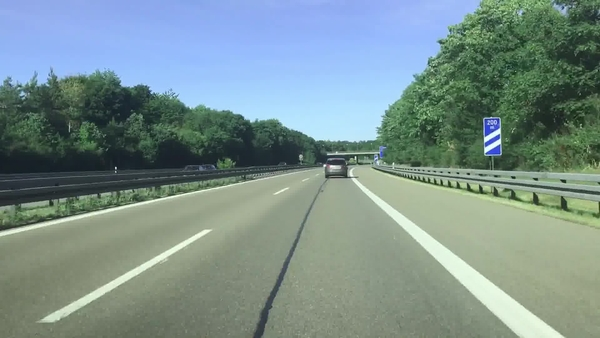
#> input picture laba3/road2.jpg, 600 x 338 px
$ python task1.py
#> lines starting #> are read from the running program, lines starting #| are printed output that depends on the picture; after the words box and inside, x2 and y2 are one past the last pixel; in counts of white or black regions, pixels touching at a corner belong together
#> further down, img is the input picture: shape (338, 600, 3); mean B, G, R 141.2, 144.2, 122.8
### laba3/main.py
import cv2
import numpy as np

def process_image(frame, info, mode=1):
#> called with mode = 1
    low_t, hight_t, y_bottom, y_upper, vertices = info
    grayscale = cv2.cvtColor(frame, cv2.COLOR_BGR2GRAY)
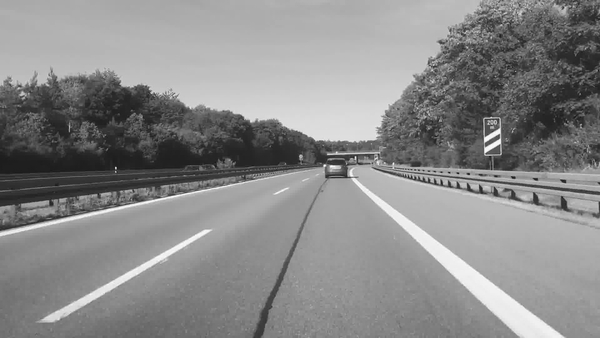
#> grayscale: shape (338, 600); min 18, max 255, mean 137.4

    kernel_size = 5
    blur = cv2.GaussianBlur(grayscale, (kernel_size, kernel_size), 0)

    # low_t = 50
    # hight_t = 150
    edges = cv2.Canny(blur, low_t, hight_t)
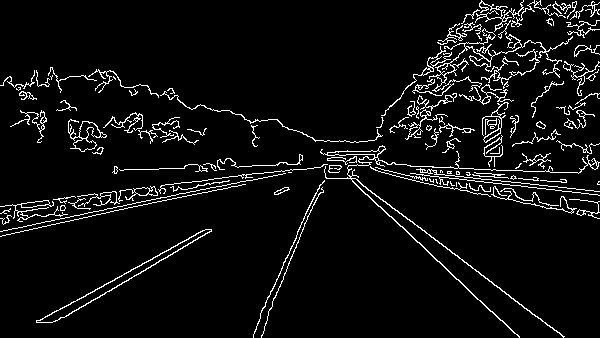
#> edges: shape (338, 600); 5.8% white in thin lines or dots

    vertices = np.array([[(0, frame.shape[0]), vertices[0],vertices[1], (frame.shape[1], frame.shape[0])]], dtype=np.int32)
    mask = np.zeros_like(edges)
    ignore_mask_color = (255, 255, 255)
    cv2.fillPoly(mask, vertices, ignore_mask_color)
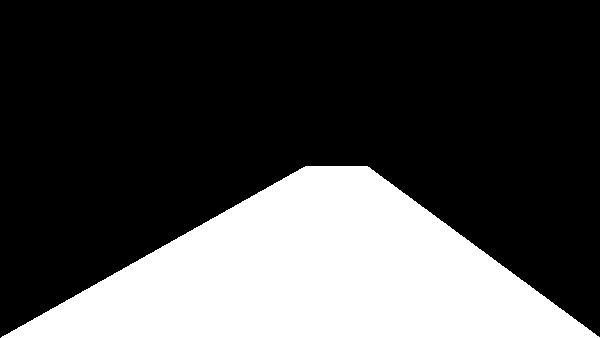
#> mask: shape (338, 600); 28.1% white; 1 white region, box (x1, y1, x2, y2) and area: (1, 166, 600, 338) 57020
    masked_edges = cv2.bitwise_and(edges, mask)
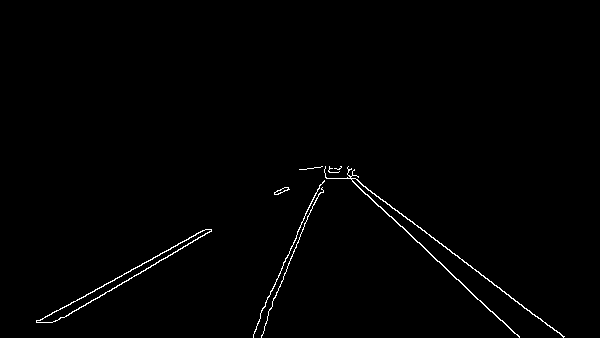
#> masked_edges: shape (338, 600); 0.88% white in thin lines or dots, all inside (x1, y1, x2, y2) = (36, 166, 565, 338)

    rho = 3
    theta = np.pi / 180
    threshold = 15
    min_line_len = 150
    max_line_gap = 60
    lines = cv2.HoughLinesP(masked_edges, rho, theta, threshold, np.array([]), minLineLength=min_line_len, maxLineGap=max_line_gap)
#> lines = [[339, 169, 519, 337], [348, 171, 532, 314], [253, 334, 320, 184], [36, 322, 202, 230]]

    draw_lines(frame, lines, y_bottom, y_upper, mode)

def draw_lines(img, lines, y_bottom, y_upper, mode, color=[255, 0, 0], thickness=7,):
#> called with lines = array of shape (4, 1, 4), y_bottom = 160, y_upper = 400, mode = 1, thickness = 7
    x_bottom_pos = []
    x_upper_pos = []
    x_bottom_neg = []
    x_upper_neg = []

    for line in lines:
        for x1, y1, x2, y2 in line:
            slope = (y2 - y1) / (x2 - x1)
            if 0.5 < slope < 0.8:
                b = y1 - slope * x1
                x_bottom_pos.append((y_bottom - b) / slope)
                x_upper_pos.append((y_upper - b) / slope)
            elif -0.8 < slope < -0.5:
                b = y1 - slope * x1
                x_bottom_neg.append((y_bottom - b) / slope)
                x_upper_neg.append((y_upper - b) / slope)
#> this loop made 4 passes
#> after the loop, x_bottom_neg = [328.3]; x_bottom_pos = [333.8]; x_upper_neg = [-104.7]; x_upper_pos = [642.7]

    lines_mean = []
    if x_bottom_pos and x_upper_pos:
        lines_mean.append([int(np.mean(x_bottom_pos)), int(np.mean(y_bottom)), int(np.mean(x_upper_pos)), int(np.mean(y_upper))])
    if x_bottom_neg and x_upper_neg:
        lines_mean.append([int(np.mean(x_bottom_neg)), int(np.mean(y_bottom)), int(np.mean(x_upper_neg)), int(np.mean(y_upper))])

    for line_mean in lines_mean:
        cv2.line(img, (line_mean[0], line_mean[1]), (line_mean[2], line_mean[3]), color, thickness)
#> this loop made 2 passes
#> line_mean on passes 1 to 2: [333, 160, 642, 400], [328, 160, -104, 400]
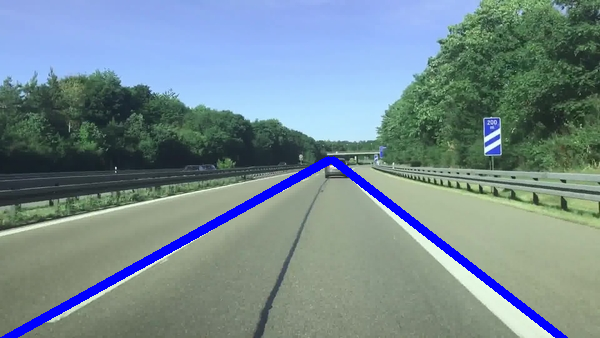
#> img: shape (338, 600, 3); 2.81% of pixels changed, all inside (x1, y1, x2, y2) = (0, 156, 568, 338)
    if (mode==1):
        cv2.imshow('input', img)
        cv2.waitKey(0)
        cv2.destroyAllWindows()

### laba3/task1.py
import cv2

from main import process_image

low_t = 50
hight_t = 150
y_bottom = 160
y_upper = 400
vertices = [(305, 166),(367, 166)]

info = low_t,hight_t,y_bottom,y_upper,vertices
img = cv2.imread('road2.jpg')

process_image(img, info)
